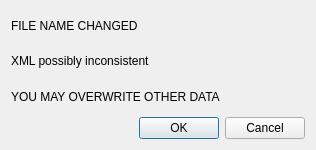
<?xml version="1.0" encoding="UTF-8"?>
<ui version="4.0">
 <class>overwrite_dialog</class>
 <widget class="QDialog" name="overwrite_dialog">
  <property name="geometry">
   <rect>
    <x>0</x>
    <y>0</y>
    <width>316</width>
    <height>150</height>
   </rect>
  </property>
  <property name="windowTitle">
   <string>Dialog</string>
  </property>
  <layout class="QVBoxLayout" name="verticalLayout">
   <item>
    <widget class="QLabel" name="label_2">
     <property name="text">
      <string>FILE NAME CHANGED</string>
     </property>
    </widget>
   </item>
   <item>
    <widget class="QLabel" name="label_3">
     <property name="text">
      <string>XML possibly inconsistent</string>
     </property>
    </widget>
   </item>
   <item>
    <widget class="QLabel" name="label">
     <property name="text">
      <string>YOU MAY OVERWRITE OTHER DATA</string>
     </property>
    </widget>
   </item>
   <item>
    <widget class="QDialogButtonBox" name="buttonBox">
     <property name="orientation">
      <enum>Qt::Horizontal</enum>
     </property>
     <property name="standardButtons">
      <set>QDialogButtonBox::Cancel|QDialogButtonBox::Ok</set>
     </property>
    </widget>
   </item>
  </layout>
 </widget>
 <resources/>
 <connections>
  <connection>
   <sender>buttonBox</sender>
   <signal>accepted()</signal>
   <receiver>overwrite_dialog</receiver>
   <slot>accept()</slot>
   <hints>
    <hint type="sourcelabel">
     <x>248</x>
     <y>254</y>
    </hint>
    <hint type="destinationlabel">
     <x>157</x>
     <y>274</y>
    </hint>
   </hints>
  </connection>
  <connection>
   <sender>buttonBox</sender>
   <signal>rejected()</signal>
   <receiver>overwrite_dialog</receiver>
   <slot>reject()</slot>
   <hints>
    <hint type="sourcelabel">
     <x>316</x>
     <y>260</y>
    </hint>
    <hint type="destinationlabel">
     <x>286</x>
     <y>274</y>
    </hint>
   </hints>
  </connection>
 </connections>
</ui>
